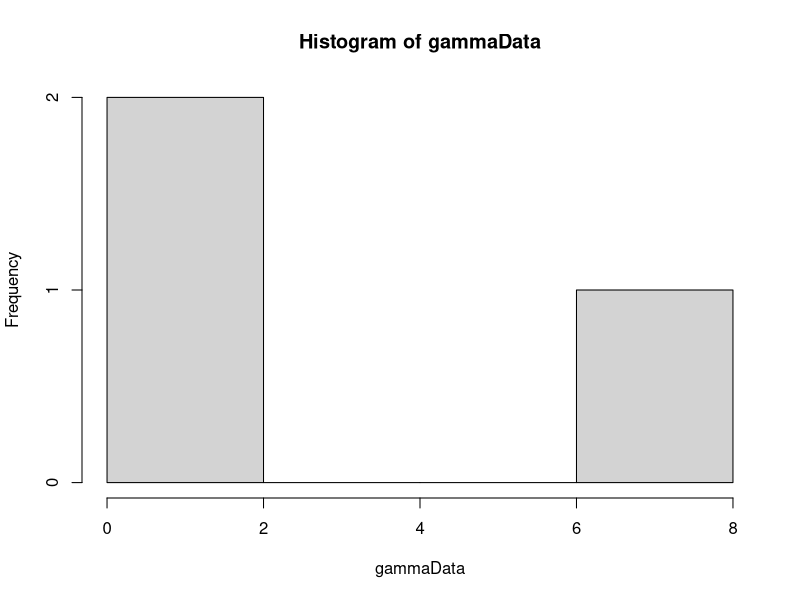

This chart was generated by the following R code: (Note: this script raises an error after producing the figure.)
library(MCMCpack)


calcWeight <- function(u, alpha) {
  # Calculates weight for given u and alpha.
  # 
  # Args:
  #   u: A vector.
  #   alpha: A scalar.
  #   
  # Returns:
  #   The weight value. A scalar.
  gammaInv = rep(0, length(u))
  diffGammaInv = rep(0, length(u))
  for(i in 1:length(u)) {
    gammaInv[i] = invGammaCumulative(u[i], alpha)
    diffGammaInv[i] = diffAlphaInvGammaCumulative(u[i], alpha)
  }
  pi = getPiValue()
  weight = pi/((1/length(gammaInv))*(sum(diffGammaInv/gammaInv)) - sum(diffGammaInv)/sum(gammaInv))
  return(weight)
}

getPiValue <- function() {
  # get value of pi function to be used in calculation of weights.
  # 
  # Returns:
  #   A scalar value.
  if (piValue == "constant") {
    return(1)
  } else if (piValue == "jeffrey") {
    # Return jeffrey prior
    return(sqrt((1/(estAlpha[sampleIndex]^2)) + (1/(2-(exp(estAlpha[sampleIndex]) + exp(-estAlpha[sampleIndex]))))))
  } else if (piValue == "betaOption") {
    return(estBeta)
  } else if (piValue == "alphaOption") {
    return(estAlpha[sampleIndex])
  }
}

calcPhi <- function(u, alpha) {
  phiPoint = rep(0, length(u))
  for(i in 1:length(u)) {
    xValue = invGammaCumulative(u[i], alpha)
    phiPoint[i] = getPhiValue(xValue)
  }
  return(sum(phiPoint)/length(u))
}

calcPhiGivenX <- function(x) {
  # Calc phi value for a vector x.
  # 
  # Args:
  #   x: A vector of data.
  #   
  # Returns:
  #  A scalar.
  phiPoint = rep(0, length(x))
  for(i in 1:length(x)) {
    phiPoint[i] = getPhiValue(x[i])
  }
  return(sum(phiPoint)/length(phiPoint))
}

getPhiValue <- function(xValue) {
  return(xValue > probValue)
}

invGammaCumulative <- function(u, alpha) {
  # Finds the inverse of the cumulative gamma.
  # 
  # Args:
  #   u: Scalar value.
  #   alpha: Scalar value.
  #   
  # Returns:
  #   A scalar. The inverse value given u and alpha.
  x = 0
  stepSize = 0.1
  tolerance = 0.00001
  direction = 1
  integralValue = 0
  
  while(abs(integralValue - u) > tolerance){
    x = x + direction*stepSize
    if(x<0) {
      x = 0
      direction = 1
    }
    
    if(method == "integrate") {
      integralv = integrate(gammaDensity, 0, x)
      integralValue = integral$valuev
    } else if(method == "pgamma") {
      integralv = pgamma(x, shape=alpha, scale=1)
      integralValue = integralv
    }
    
    
    # Going left and pass the point
    if ((u > integralValue) && (direction == -1)) {
      stepSize = stepSize/2
      direction = 1
    }
    
    # Going right and pass the point
    if ((u < integralValue) && (direction == 1)) {
      stepSize = stepSize/2
      direction = -1
    }
  }
  return(x)
}

diffAlphaInvGammaCumulative <- function(u, alpha) {
  # Derivative of gamma distribution with respect to alpha.
  # 
  # Args:
  #   u: Scalar between 0 and 1.
  #   alpha: Scalar larger than 0.
  #   
  # Returns:
  #   Scalar value. Derivative at point alpha.
  firstPoint = invGammaCumulative(u,alpha)
  secondPoint = invGammaCumulative(u, alpha + alphaHStep)
  return((secondPoint - firstPoint)/alphaHStep)
}

calcDerivateFunction <- function(u, alphaValue) {
  # Analytically find the derivative of cumulative inverse.
  # 
  # Args:
  #   u: Scalar value between 0 and 1.
  #   alphaValue: Scalar value.
  #   
  # Returns:
  #   A scalar value.
  largeFInv = invGammaCumulative(u, alphaValue)
  integralPart = integrate(integralFunction, 0, largeFInv)
  return((digamma(alphaValue)*u - integralPart$value)*gamma(alphaValue)/((largeFInv^(alphaValue - 1))*exp(-largeFInv)))
}

integralFunction <- function(y) {
  # Function to be integrated.
  return(log(y)*(y^(alphaValue - 1))*exp(-y)/gamma(alphaValue))
}

optimfindAlpha <- function() {
  if((calcValueTau2(u, alphaUpperBound) < s2) || (calcValueTau2(u, alphaLowerBound) > s2)) {
    return(-1)
  }
  return(optim(c(0.1), optimFunction, lower=alphaLowerBound, upper=alphaUpperBound, method="Brent")$par)
}

optimFunction <- function(alpha) {
  return(abs(s2-calcValueTau2(u, alpha)))
}

findAlpha <- function(s2, u) {
  # Function to calculate alpha value
  # 
  # Args:
  #   s2: Scalar value of sufficient statistic
  #   u: A vector
  #   
  # Returns:
  #   A scalar value of alpha.
  
  alphaValue = 0.1
  stepSize = 1
  direction = 1
  tolerance = 0.0001
  tau2Value = 0
  prevTau2Value = 0
  it = 0
  while(abs(s2 - tau2Value) > tolerance) {
    it = it + 1
    alphaValue = alphaValue + direction*stepSize
    if(alphaValue<=0) {
      alphaValue = 0.1
      direction = 1
    }
    prevTau2Value = tau2Value
    tau2Value = calcValueTau2(u, alphaValue)
    if ((s2 > tau2Value) && (direction == -1)) {
      stepSize = stepSize/2
      direction = 1
    }
    
    if ((s2 < tau2Value) && (direction == 1)) {
      stepSize = stepSize/2
      direction = -1
    }
    
    if(isAlphaOutsideValidInterval(alphaValue, direction)) {
      return(-1)
    }  
    if(it==100) {
      return(-1)
    }
    
  }
  
  return(alphaValue)
}

isAlphaOutsideValidInterval <- function(alphaValue, direction) {
  # Function to check if the alphaValue is outside allowed interval.
  # 
  # Args:
  #   alphaValue: A scalar value
  #   direction: A scalar value. Either 1 or -1.
  #   
  # Returns:
  #   Boolean value.
  return((alphaValue < alphaLowerBound && direction == -1) || (alphaValue > alphaUpperBound && direction == 1))
}

findBeta <- function(s1, u, alphaValue) {
  # Calculates beta
  # 
  # Args:
  #   s1: Scalar value.
  #   u: Vector of values between 0 and 1.
  #   alphaValue: Scalar value.
  #   
  # Returns:
  #   A scalar value.
  largeFInv = rep(0, length(u))
  for(i in 1:length(u)) {
    largeFInv[i] = invGammaCumulative(u[i], alphaValue)
  }
  return(s1*length(u)/(sum(largeFInv)))
}

calcValueTau2 <- function(u, alphaValue) {
  largeFInv = rep(0, length(u))
  for(i in 1:length(u)) {
    largeFInv[i] = invGammaCumulative(u[i], alphaValue)
  }
  return(length(u)*((prod(largeFInv))^(1/length(u)))/sum(largeFInv))
}

calcValueTau2Method2 <- function(x) {
  return(length(x)*((prod(x))^(1/length(x)))/sum(x))
}

gibbsSampling <- function(xInit) {
  
}

alpha = 2
beta = 2
hStep = 0.01
alphaHStep = 0.01
method = "pgamma"
NUM_SAMPLES = 10000
NUM_POINTS = 3
alphaUpperBound = 20
alphaLowerBound = 0.05
# Pi is used in calculation of weights
# Options are:
#   "constant"
#   "betaOption"
#   "jeffrey"
#   "alphaOption"
piValue = "jeffrey"

# Generate data
gammaData = rgamma(NUM_POINTS, shape=alpha, scale = beta)
hist(gammaData)
# Calculation of statistics
s1 = sum(gammaData)/NUM_POINTS
s2 = NUM_POINTS*((prod(gammaData))^(1/NUM_POINTS))/sum(gammaData)
# w statistic obs. Not to be used yet.
wObs = calcPhiGivenX(gammaData)

# Generation of samples
phi = rep(0, NUM_SAMPLES)
# Phi is the prob that X>probValue
probValue = 1
weightsW = rep(0, NUM_SAMPLES)
sampleIndex = 1
iterationNumber = 0
estAlpha = rep(0, NUM_SAMPLES)
estBeta = 0
while(sampleIndex <= NUM_SAMPLES) {
  u = runif(NUM_POINTS)
  estAlpha[sampleIndex] = optimfindAlpha()
  if(estAlpha[sampleIndex] != -1) {
    estBeta = findBeta(s1, u, estAlpha[sampleIndex])
    weightsW[sampleIndex] = abs(calcWeight(u, estAlpha[sampleIndex]))
    phi[sampleIndex] = calcPhi(u, estAlpha[sampleIndex])
    
    sampleIndex = sampleIndex + 1
    print(sampleIndex)
    
  }
  #print(iterationNumber)
  iterationNumber = iterationNumber + 1
}
alphaAcceptance = (sampleIndex-1)/iterationNumber
hist(weightsW, breaks = 300)
expectedPhi = sum(phi*weightsW)/sum(weightsW)
plot(estAlpha, weightsW)
unweightedExpectedPhi = sum(phi)/NUM_SAMPLES
